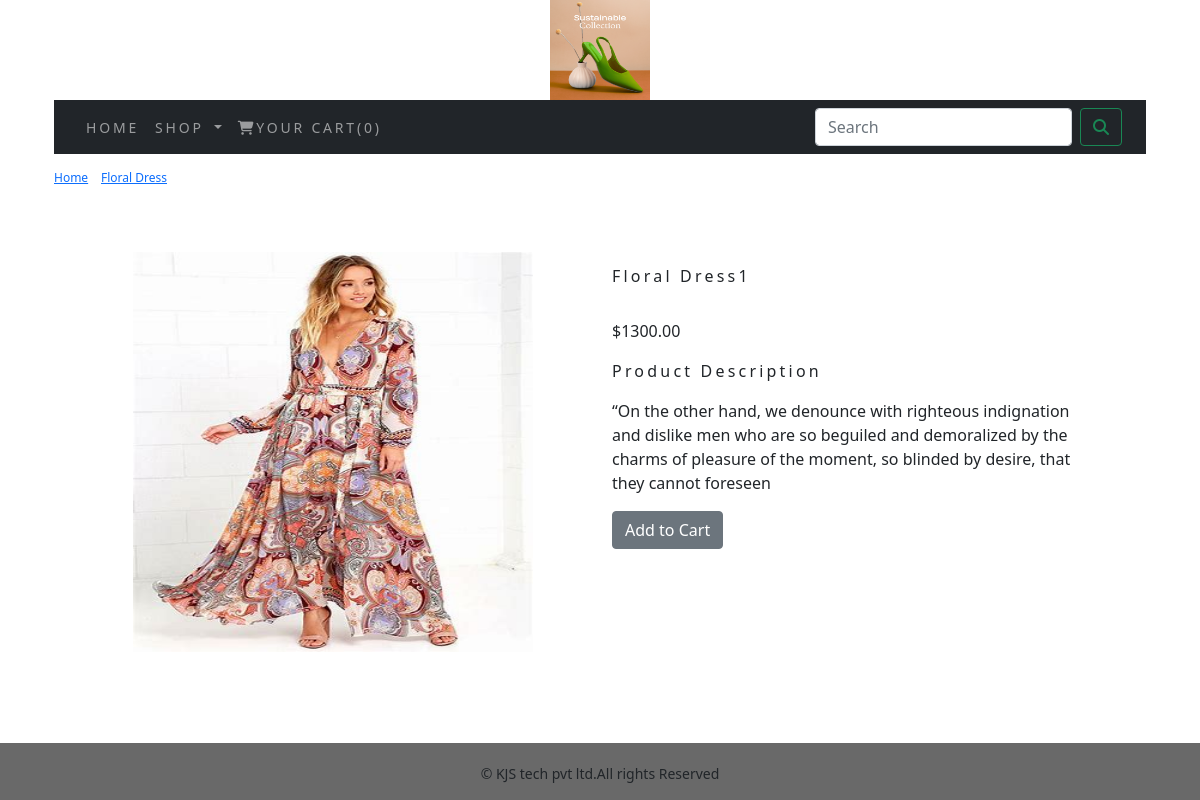
The app's page /ecommerce/floraldress/floral-dress1/ with its own data.
### ecommerceapp/models.py (models this page shows, shortened)
class Product(models.Model):
    objects = None
    name = models.CharField(max_length=250, unique=True)
    slug = models.SlugField(max_length=250, unique=True)
    description = models.TextField(blank=True)
    price = models.DecimalField(max_digits=10, decimal_places=2)
    category = models.ForeignKey(Category, on_delete=models.CASCADE)
    image = models.ImageField(upload_to='product', blank=True)
    stock = models.IntegerField()
    available = models.BooleanField(default=True)
    created = models.DateTimeField(auto_now_add=True)
    updated = models.DateTimeField(auto_now=True)
    def get_url(self):
        return reverse('ecommerceapp:productdetail', args=[self.category.slug, self.slug])
    class Meta:
        ordering = ('name',)
        verbose_name = 'product'
        verbose_name_plural = 'products'

class Category(models.Model):
    name = models.CharField(max_length=250, unique=True)
    slug = models.SlugField(max_length=250, unique=True)
    desc = models.TextField(blank=True)
    image = models.ImageField(upload_to='category', blank=True)
    class Meta:
        ordering = ('name',)
        verbose_name = 'category'
        verbose_name_plural = 'categories'
    def get_url(self):
        return reverse('ecommerceapp:products_by_category', args=[self.slug])
    def __str__(self):
        return '{}'.format(self.name)

### ecommerceapp/views.py (the view)
# urls.py: path('<slug:c_slug>/<slug:product_slug>/', views.productdetail, name='productdetail'),
def productdetail(request, c_slug, product_slug):
    try:
        product = Product.objects.get(category__slug=c_slug, slug=product_slug)
    except Exception as e:
        raise e
    return render(request, 'product.html', {'product': product})

### cart/context_processors.py (called while the page is built)
def counter(request):
    item_count=0
    if 'admin' in request.path:
        return {}
    else:
        try:
            cart = Cart.objects.filter(cart_id = _cart_id(request))
            car_items = CartItem.objects.all().filter(cart = cart[:1])
            for cart_item in car_items :
                item_count += cart_item.quantity
        except Cart.DoesNotExist:
            item_count = 0
        return dict(item_count = item_count)

### cart/views.py (called while the page is built)
def _cart_id(request):
    cart = request.session.session_key
    if not cart:
        cart = request.session.create()
    return cart

### ecommerceapp/context_processors.py (called while the page is built)
def menu_links(request):
    links = Category.objects.all()
    return dict(links=links)

### templates/product.html (shortened to what this page needs)
{% extends 'base.html' %}
{% load static %}
{% block content %}
<div class="row my_product_row_class">
    <div class="mx_auto">
        <p><a href="{% url 'ecommerceapp:allprodcat' %}">Home</a>  | <a href="{{product.category.get_url}}">{{product.category}}</a> |{{product.name}}</p>
    </div>
</div>
<div class="container"><br>
    <div class="row">
        <div class="col12 col-sm-12 col-md-12 col-lg-6 text-center">
            <div style="min-width:18rem;">
             <a href="{{product.get_url}}"></a><img src="{{product.image.url}}" alt="{{product.name}}" width="400px;" height="400px;">
            </div>
        </div>
        <div class="col-12 col-sm-12 col-md-12 col-lg-6 " >
            <div>
                <h1 class="my_product_title">{{product.name}}</h1>
                <p>${{product.price}}</p>
                <p class="my_title">Product Description</p>
                <p class="my_prod_text text-justify ">{{product.description}}</p>
                {% if product.stock <= 0 %}
                <p class="text-justify my_prod_text"><b>Out of Stock</b></p>
                {% else %}
                <a class="btn btn-secondary" href="{% url 'cart:add_cart' product.id %}">Add to Cart</a>
                {% endif %}
            </div>
        </div>
 </div>
</div>
<br>
{% endblock %}

### static/css/custom.css (style rules this page uses)
body { display: flex; flex-direction: column; min-height: 100vh; font-family: 'Rubik', sans-serif; }
.my_title { font-size : 16px; text_transform:uppercase; letter-spacing : .2em; }
.my_product_row_class { padding-top : 15px; padding-bottom : 25px; }
.my_product_row_class .mx_auto { color:#0000; font-size : 12px; text-decoration : none; }
.my_product_title { font-size : 16px; text_transform:uppercase; letter-spacing : .2em; padding-top : 15px; padding-bottom : 25px; }
.my_prod_text { padding-right : 20px; }

### records on screen
Product: category "Floral Dress", image (picture), name "Floral Dress1", price "1300.00", description "“On the other hand, we denounce with righteous indignation and dislike men who are so beguiled and demoralized by the charms of pleasure of the moment, so blinded by desire, that they cannot foreseen"
